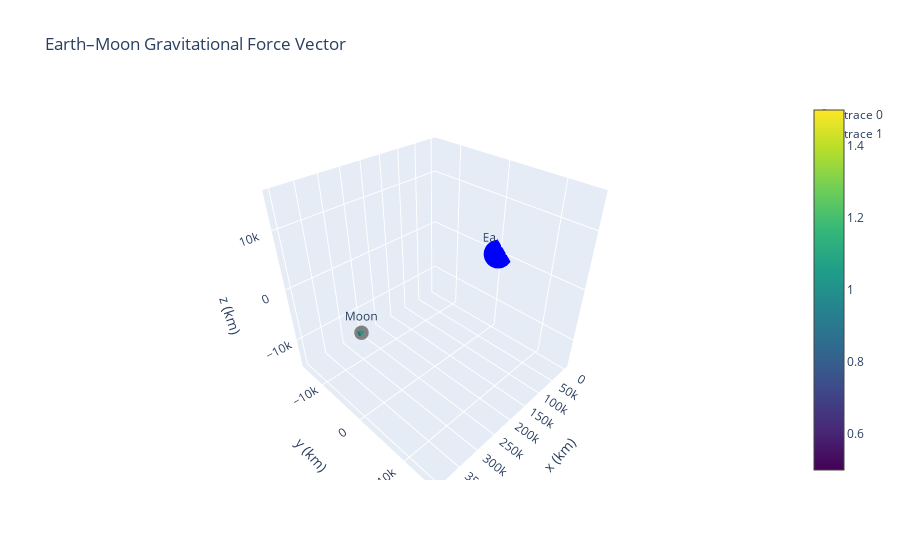

The cell this chart's notebook holds for it:
### Code cell
import plotly.graph_objects as go
import numpy as np

# Earth and Moon positions
earth = np.array([0,0,0])
moon = np.array([384400,0,0])  # km

# Create 3D scatter
fig = go.Figure()

fig.add_trace(go.Scatter3d(x=[earth[0]], y=[earth[1]], z=[earth[2]],
                           mode='markers+text',
                           text=['Earth'], textposition="top center",
                           marker=dict(size=10, color='blue')))

fig.add_trace(go.Scatter3d(x=[moon[0]], y=[moon[1]], z=[moon[2]],
                           mode='markers+text',
                           text=['Moon'], textposition="top center",
                           marker=dict(size=5, color='gray')))

# Add vector arrow Earth->Moon
fig.add_trace(go.Cone(x=[moon[0]], y=[moon[1]], z=[moon[2]],
                      u=[-1], v=[0], w=[0],
                      sizemode="absolute", sizeref=20000,
                      colorscale="Viridis"))

fig.update_layout(scene=dict(
    xaxis_title="x (km)",
    yaxis_title="y (km)",
    zaxis_title="z (km)"),
    title="Earth–Moon Gravitational Force Vector")

fig.show()

### Figure 1 — Plotly figure (JSON) as saved in the notebook; plotly's stock layout.template omitted (floating-point values rounded to 4 significant figures)
{"data": [{"marker": {"color": "blue", "size": 10}, "mode": "markers+text", "text": ["Earth"], "textposition": "top center", "type": "scatter3d", "x": [0], "y": [0], "z": [0]}, {"marker": {"color": "gray", "size": 5}, "mode": "markers+text", "text": ["Moon"], "textposition": "top center", "type": "scatter3d", "x": [384400], "y": [0], "z": [0]}, {"colorscale": [[0, "#440154"], [0.1111, "#482878"], [0.2222, "#3e4989"], [0.3333, "#31688e"], [0.4444, "#26828e"], [0.5556, "#1f9e89"], [0.6667, "#35b779"], [0.7778, "#6ece58"], [0.8889, "#b5de2b"], [1, "#fde725"]], "sizemode": "absolute", "sizeref": 20000, "type": "cone", "u": [-1], "v": [0], "w": [0], "x": [384400], "y": [0], "z": [0]}], "layout": {"scene": {"xaxis": {"title": {"text": "x (km)"}}, "yaxis": {"title": {"text": "y (km)"}}, "zaxis": {"title": {"text": "z (km)"}}}, "title": {"text": "Earth–Moon Gravitational Force Vector"}}}
